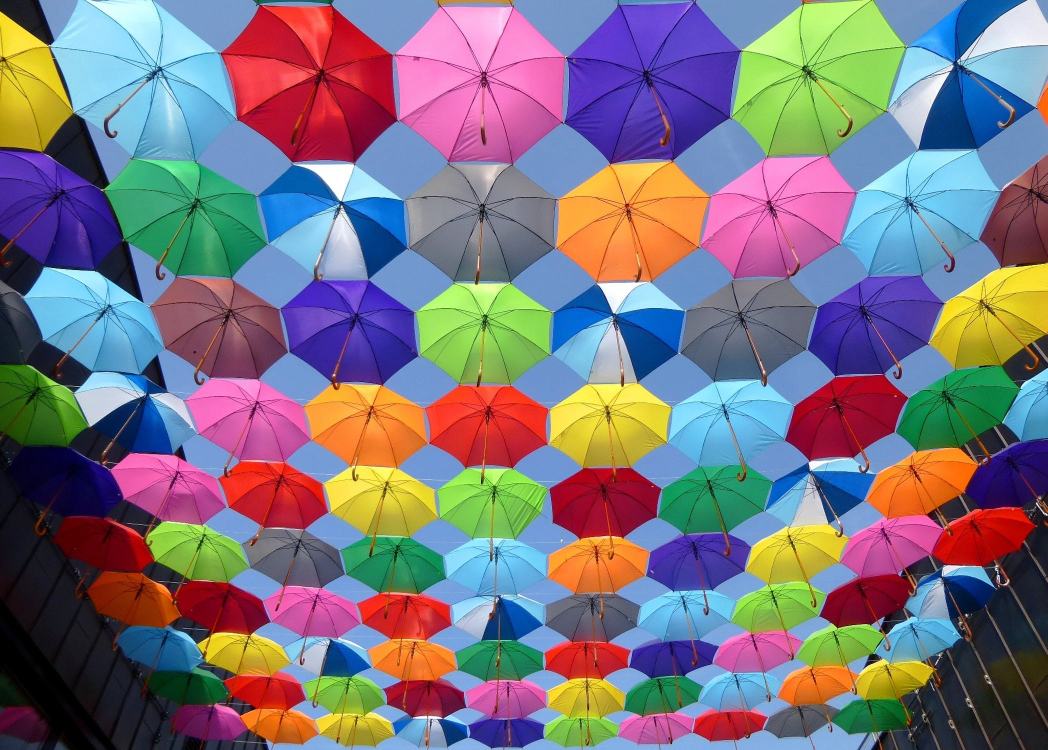
#> input picture colorUmb.jpeg, 2095 x 1500 px (shown at 1/2 size)
$ python colorDetect.py
#> lines starting #> are read from the running program, lines starting #| are printed output that depends on the picture
import pandas as pd
import cv2

img_path='colorUmb.jpeg'
csv_path='colors.csv'

index=["color","color_name","hex","R","G","B"]
data_frame=pd.read_csv(csv_path, names=index, header=None)
#> (reads colors.csv from the repository)

img=cv2.imread(img_path)
#> img is the input picture: shape (1500, 2095, 3); mean B, G, R 126.4, 115.6, 124
img=cv2.resize(img,(750,550))
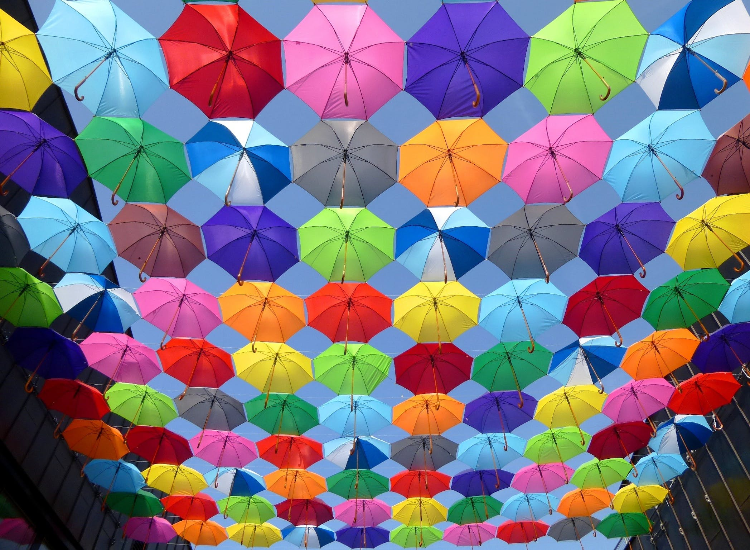
#> img: shape (550, 750, 3); mean B, G, R 126.3, 115.5, 123.9

clicked=False
r=g=b=xpos=ypos=0

def get_color_name(R,G,B):
    minimun=1000
    for i in range(len(data_frame)):
        d=abs(R-int(data_frame.loc[i,'R']))+abs(G-int(data_frame.loc[i,'G']))+abs(B-int(data_frame.loc[i,'B']))
        if d<=minimun:
            minimun = d
            cname= data_frame.loc[i,'color_name']

    return cname


def draw_function(event,x,y,flags,params):
    if event==cv2.EVENT_LBUTTONDBLCLK:
        global clicked, r, g, b, xpos,ypos
        clicked=True
        xpos=x
        ypos=y

        b,g,r=img[y,x]
        b=int(b)
        g=int(g)
        r=int(r)

cv2.namedWindow('image')
cv2.setMouseCallback('image',draw_function)

while True:
    cv2.imshow('image',img)
    if clicked:
        cv2.rectangle(img,(22,22),(600,63),(b,g,r),-1)
        text=get_color_name(r,g,b)+' R='+str(r)+', G='+str(g)+', B='+str(b)
        cv2.putText(img,text,(40,50),5,1,(255,255,255),1,cv2.LINE_AA)
        if r+g+b>=550:
            cv2.putText(img,text,(40,50),5,1,(0,0,0),1,cv2.LINE_AA)
        clicked = False

    if cv2.waitKey(20)& 0xFF == 27:
#> (key Esc is pressed here)
        break

cv2.destroyAllWindows()
